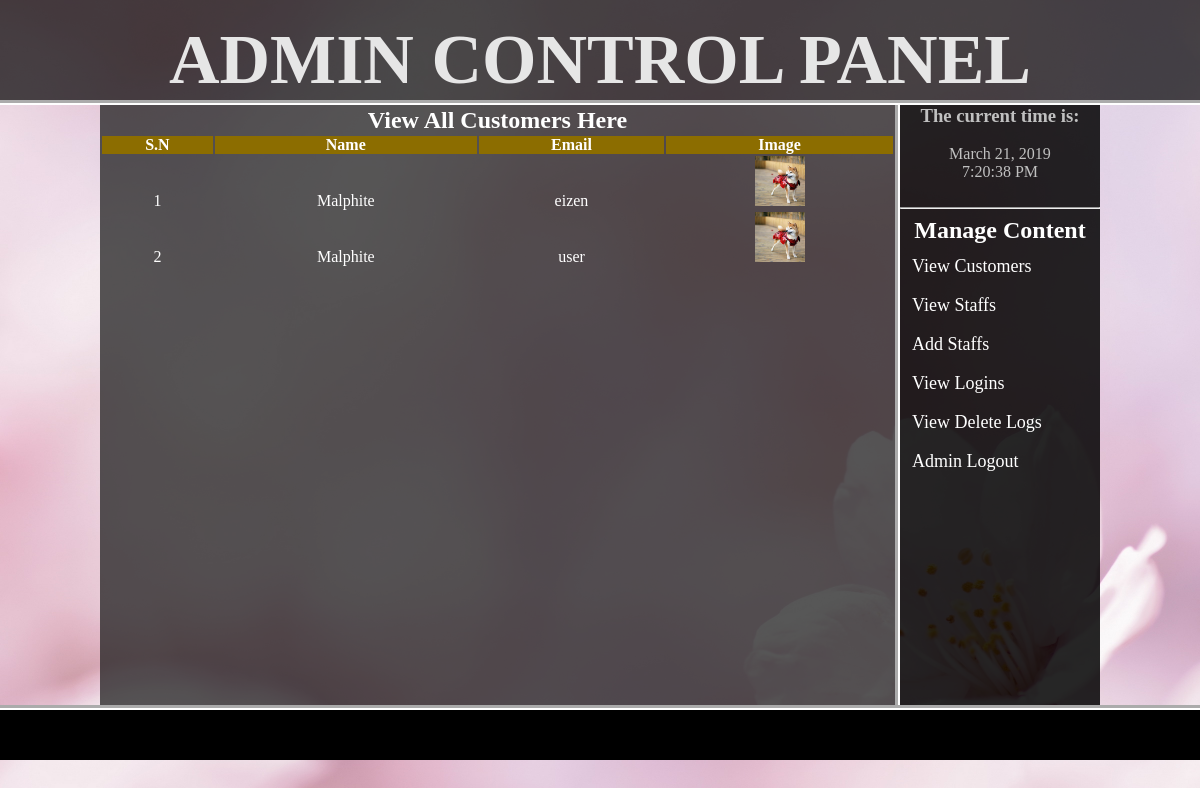
Page /admin_area/index.php?view_customers (signed in) on the committed database.
### tables this page shows
CREATE TABLE `customers` (
  `customer_id` int(11) NOT NULL,
  `customer_ip` varchar(255) NOT NULL,
  `customer_name` text NOT NULL,
  `customer_email` varchar(100) NOT NULL,
  `customer_pass` varchar(100) NOT NULL,
  `customer_country` text NOT NULL,
  `customer_city` text NOT NULL,
  `customer_contact` varchar(255) NOT NULL,
  `customer_address` text NOT NULL,
  `customer_image` text NOT NULL
);

### admin_area/view_customers.php (the view, shortened to what this page needs)
<table width="795" align="center">
	<tr align="center">
		<td colspan="6"><h2>View All Customers Here</h2></td>
	</tr>
	<tr align="center" bgcolor="#8c6d00">
		<th>S.N</th>
		<th>Name</th>
		<th>Email</th>
		<th>Image</th>
	</tr>
	<?php
	include("includes/db.php");
	$get_c = "select * from customers";
	$run_c = mysqli_query($con, $get_c);
	$i = 0;
	while ($row_c=mysqli_fetch_array($run_c)){
		$c_name = $row_c['customer_name'];
		$c_email = $row_c['customer_email'];
		$c_image = $row_c['customer_image'];
		$i++;
	?>
	<tr align="center">
		<td><?php echo $i;?></td>
		<td><?php echo $c_name;?></td>
		<td><?php echo $c_email;?></td>
		<td><img src="../customer/customer_images/<?php echo $c_image;?>" width="50" height="50"/></td>
	</tr>
	<?php } ?>
</table>

### admin_area/style.css (style rules this page uses)
html, body, div, span, applet, object, iframe, h1, h2, h3, h4, h5, h6, p, blockquote, pre, a, abbr, acronym, address, big, cite, code, del, dfn, em, img, ins, kbd, q, s, samp, small, strike, strong, sub, sup, tt, var, b, u, i, center, dl, dt, dd, ol, ul, li, fieldset, form, label, legend, table, caption, tbody, tfoot, thead, tr, th, td, article, aside, canvas, details, embed, figure, figcaption, footer, header, hgroup, menu, nav, output, ruby, section, summary, time, mark, audio, video { margin: 0; padding: 0; border: 0; vertical-align: baseline; }
body { background:url('admin.jpg'); color: #C0C0C0; font-family:PT Serif; background-repeat: no-repeat; background-attachment: fixed; -moz-background-size: cover; -webkit-background-size: cover; -o-background-size: cover; background-size: cover; -moz-transition: all 0.3s ease-in-out; -webkit-transition: all 0.3s ease-in-out; -o-transition: all 0.3s ease-in-out; transition: all 0.3s ease-in-out; }
h2 { color: white; }
table { color: #ffffff; }

### rows in the picture
customers: customer_name "Malphite", customer_email "eizen", customer_image (picture)
customers: customer_name "Malphite", customer_email "user", customer_image (picture)
